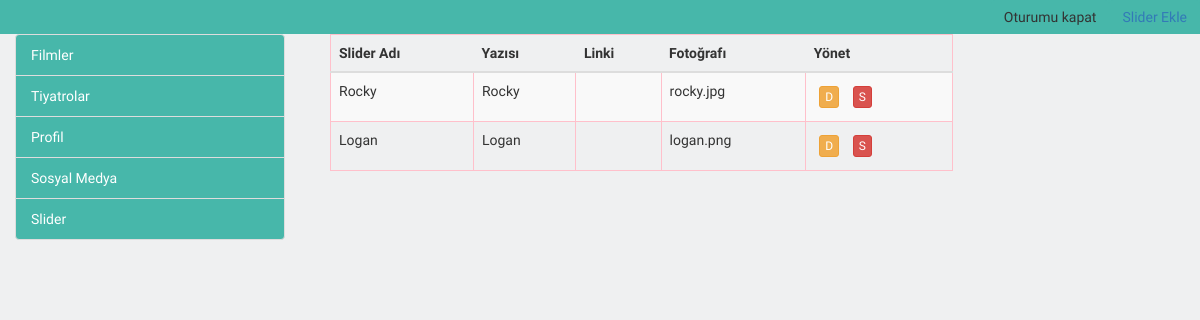
Page /panel/slider.php on the committed database.
### tables this page shows
CREATE TABLE `slider` (
  `id` int(3) NOT NULL,
  `slayt_adi` varchar(100) NOT NULL,
  `slide_resim` varchar(100) NOT NULL,
  `slide_yazi` varchar(500) NOT NULL,
  `slide_linki` varchar(400) NOT NULL,
  `ekleyen` varchar(80) NOT NULL,
  `guncelleyen` varchar(80) NOT NULL,
  `eklenme_tarihi` timestamp NOT NULL DEFAULT CURRENT_TIMESTAMP,
  `guncellenme_tarihi` timestamp NOT NULL DEFAULT '0000-00-00 00:00:00'
);

### Classes.php (called while the page is built, shortened)
<?php
class Slider{
    public function getSliderAll(){
        global $db;
        $slider = $db ->prepare("select * from slider");
        $slider -> execute(array());
        $dizi = $slider -> fetchALL(PDO::FETCH_ASSOC);
        return $dizi;
    }
    public function getAdi($dizi){
        return $dizi["slayt_adi"];
    }
    public function getResmi($dizi){
        return $dizi["slide_resim"];
    }
    public function getYazi($dizi){
        return $dizi["slide_yazi"];
    }
    public function getID($dizi){
        return $dizi["id"];
    }
}

### panel/slider-index.php (the view, shortened to what this page needs)
<div class="row">
    <div class="col-md-9">
        <div class="row">
            <table class="dataTable-example table table-striped">
            <thead>
                <tr>
                    <th>Slider Adı</th>
                    <th>Yazısı</th>
                    <th>Linki</th>
                    <th>Fotoğrafı</th>
                    <th>Yönet</th>
                </tr>
                </thead>
                <tbody>
                  <?php
                 $dizi = new Slider();
                 $result = $dizi -> getSliderAll();
                 foreach ($result as $elements) {
                    $id = $dizi -> getID($elements);
                    $slidename = $dizi -> getAdi($elements);
                    $slidelink = $dizi -> getLink($elements);
                    $slidephoto = $dizi -> getResmi($elements);
                    $slidewriting = $dizi -> getYazi($elements);
                    echo ' <tr>
                    <td>'.$slidename.'</td>
                    <td>'.$slidewriting.'</td>
                    <td>'.$slidelink.'</td>
                    <td>'.$slidephoto.'</td>
                    <td>
                    <a class="btn btn-warning btn-xs" href="slide-duzenlee.php?id='.$id.'" role="button">D</a>
                    <a class="btn btn-danger btn-xs" href="slide_sil.php?k='.$id.'" role="button">S</a></td>
                    </tr>';
                 }
                  ?>
                </tbody>
            </table>
        </div>
    </div>
</div>

### panel/css/ayar.css (style rules this page uses)
html,body { font-family: 'Work Sans', sans-serif; }
.row { margin-left: 0px; margin-right: 0px; }
body { background: #EFF0F1; }
table td { border-top: none !important; }
table , tr, td { border: 1px solid pink; }
.btn-xs { margin: 5px; }

### rows in the picture
slider: slayt_adi "Rocky", slide_yazi "Rocky", slide_resim "rocky.jpg"
slider: slayt_adi "Logan", slide_yazi "Logan", slide_resim "logan.png"
